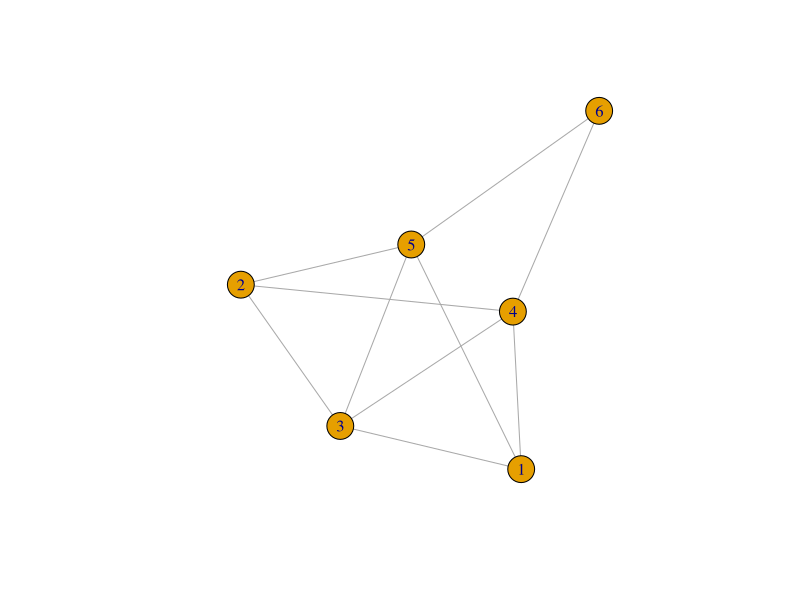
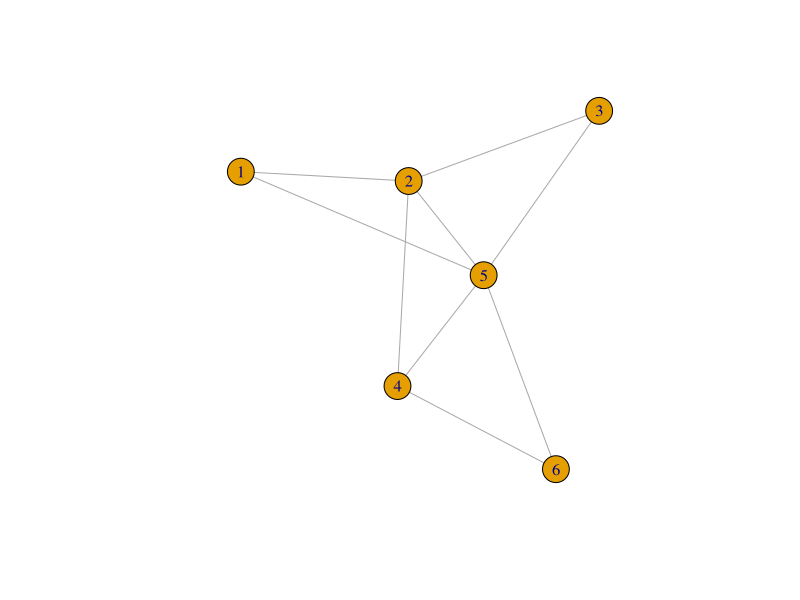
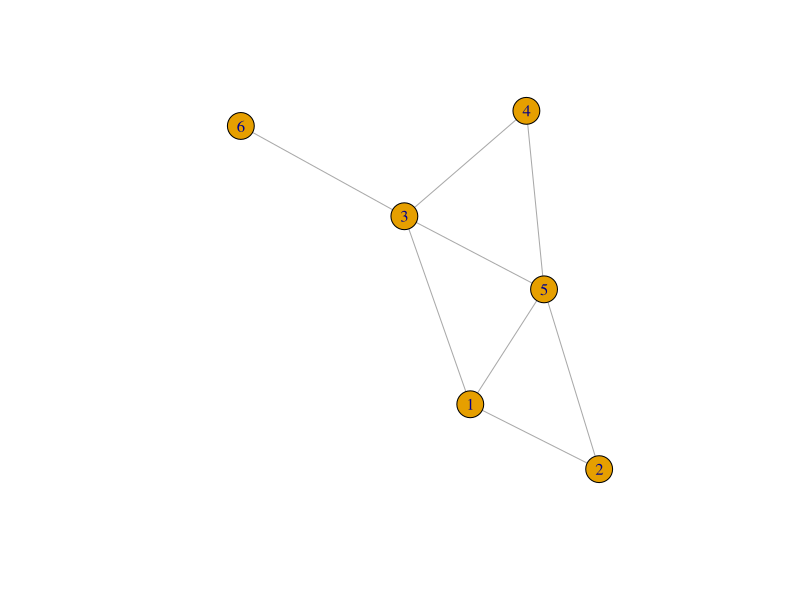
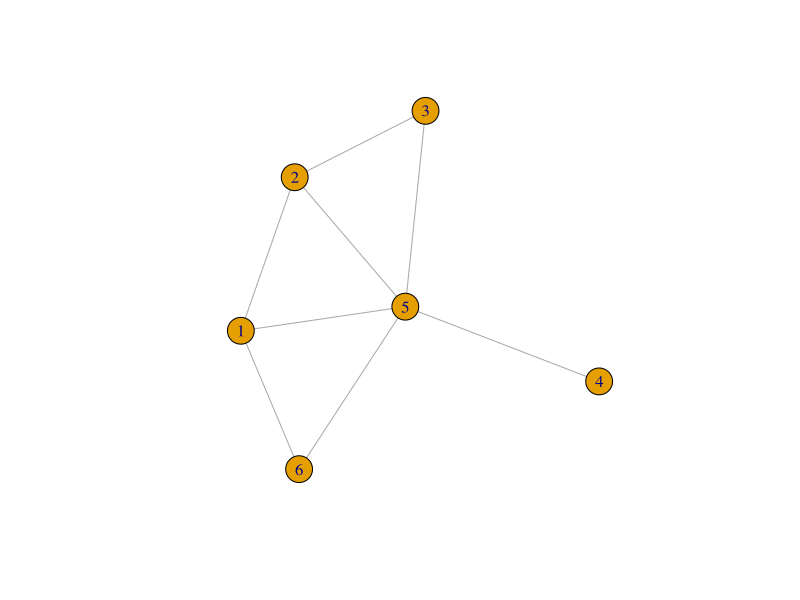
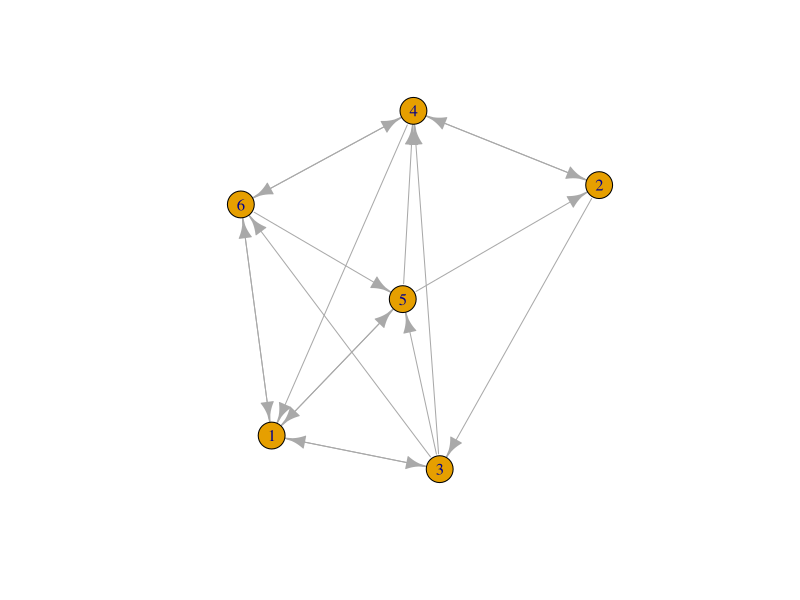
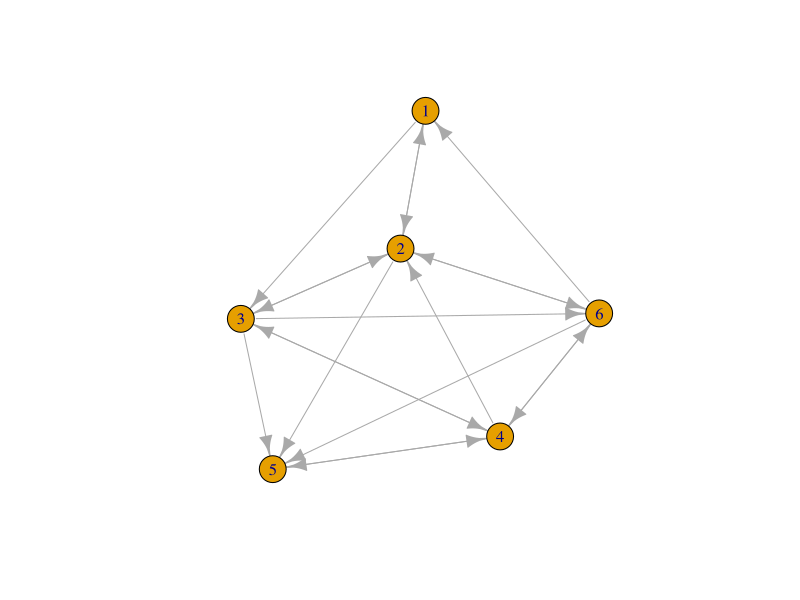
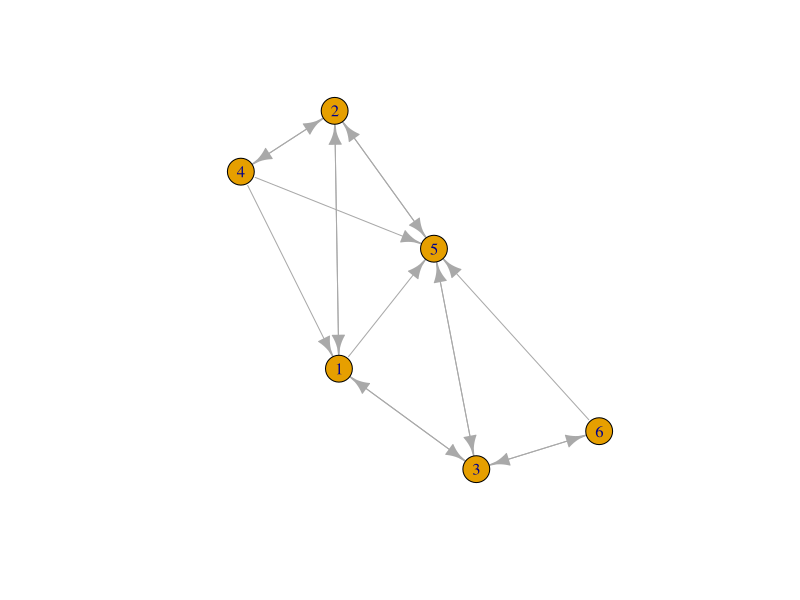
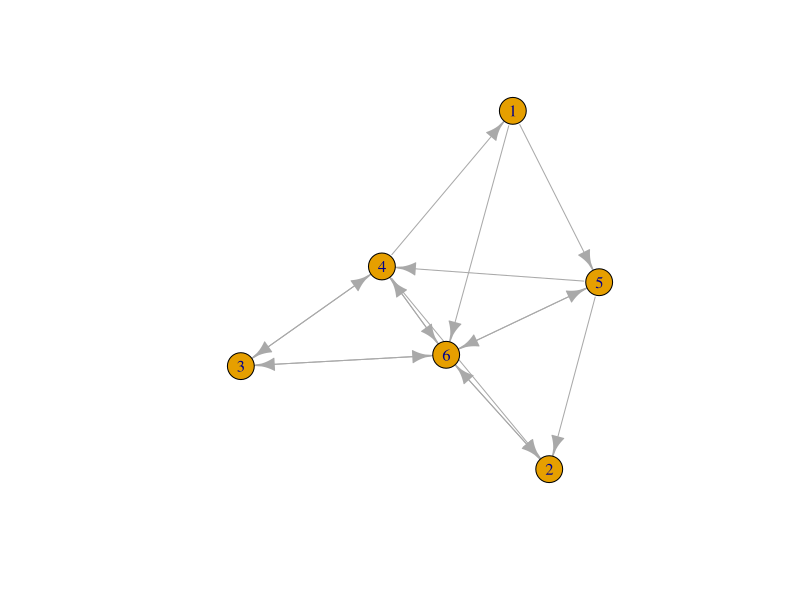

Write R code to recreate these figures, in order.
#!/usr/bin/R


library("igraph")


randomWalk = function(g, start, end, length) {
    T = probabilityTransitionMatrix(g)
    
    p = rep(0, nrow(T))
    p[start] = 1
    for (a in 1:length) {
        p = T %*% p
    }
    return(p[end])
}

stationaryDistribution = function(g) {
    d = degree(g)
    return(d/sum(d))
}


probabilityTransitionMatrix = function(g) {
    A = t(as.matrix(get.adjacency(g)))
    T = A %*% diag(1/colSums(A))
    return(T)
}

smoothProbabilityTransitionMatrix = function(g, lambda) {
    T = probabilityTransitionMatrix(g)
    n = nrow(T)
    B = matrix(1/n, n, n)
    return(lambda*T + (1-lambda)*B)
}

graphVolume = function(g) {
    return(sum(degree(g)))
}

verifyStationary = function(g) {
    T = probabilityTransitionMatrix(g)
    e = eigen(T)
    pos = abs(Re(e$values) - 1) < 1e-5
    p = Re(e$vectors[,pos])
    p = p/sum(p)
    n = runif(length(p))
    n = n/sum(n)
    x = sample(c(0,1), 1)
    if (x == 0) {
        return(list(g = g, p = n, a = 0))
    }
    return(list(g = g, p = p, a = 1))
}

ergodicGraph = function(g) {
    return(!is.infinite(sum(distances(g, mode = "out"))))
}


vertices = 6



g = erdos.renyi.game(n = vertices, p = 0.5)
while (!ergodicGraph(g)) {
    g = erdos.renyi.game(n = vertices, p = 0.5)
}

x = sample(vertices, 2, replace = FALSE)
start = x[1]
finish = x[2]
plot(g)
cat("When taking a random walk of length 1 from vertex ", start, " in the shown graph, what is the probability of arriving at vertex ", finish, "?\n", sep = "")
invisible(readline(prompt="Press [enter] to reveal the answers."))
print(randomWalk(g, start, finish, 1))

invisible(readline(prompt="Press [enter] to continue."))


## undirected

g = erdos.renyi.game(n = vertices, p = 0.5)
while (!ergodicGraph(g)) {
    g = erdos.renyi.game(n = vertices, p = 0.5)
}

plot(g)
cat("Compute the stationary distribution of the shown graph.\n", sep = "")
invisible(readline(prompt="Press [enter] to reveal the answers."))
print(stationaryDistribution(g))
invisible(readline(prompt="Press [enter] to continue."))


g = erdos.renyi.game(n = vertices, p = 0.5)
while (!ergodicGraph(g)) {
    g = erdos.renyi.game(n = vertices, p = 0.5)
}

plot(g)
cat("Compute the probability transition matrix of the shown graph.\n", sep = "")
invisible(readline(prompt="Press [enter] to reveal the answers."))
print(probabilityTransitionMatrix(g))
invisible(readline(prompt="Press [enter] to continue."))

g = erdos.renyi.game(n = vertices, p = 0.5)
while (!ergodicGraph(g)) {
    g = erdos.renyi.game(n = vertices, p = 0.5)
}

plot(g)
cat("Compute the volume of the shown graph.\n", sep = "")
invisible(readline(prompt="Press [enter] to reveal the answers."))
print(graphVolume(g))
invisible(readline(prompt="Press [enter] to continue."))




## directed

g = erdos.renyi.game(n = vertices, p = 0.5, directed = TRUE)
while (!ergodicGraph(g)) {
    g = erdos.renyi.game(n = vertices, p = 0.5, directed = TRUE)
}

x = sample(vertices, 2, replace = FALSE)
start = x[1]
finish = x[2]
plot(g)
cat("When taking a random walk of length 1 from vertex ", start, " in the shown graph, what is the probability of arriving at vertex ", finish, "?\n", sep = "")
invisible(readline(prompt="Press [enter] to reveal the answers."))
print(randomWalk(g, start, finish, 1))
invisible(readline(prompt="Press [enter] to continue."))



g = erdos.renyi.game(n = vertices, p = 0.5, directed = TRUE)
while (!ergodicGraph(g)) {
    g = erdos.renyi.game(n = vertices, p = 0.5, directed = TRUE)
}

plot(g)
cat("Compute the probability transition matrix of the shown graph.\n", sep = "")
invisible(readline(prompt="Press [enter] to reveal the answers."))
print(probabilityTransitionMatrix(g))
invisible(readline(prompt="Press [enter] to continue."))


g = erdos.renyi.game(n = vertices, p = 0.5, directed = TRUE)
while (!ergodicGraph(g)) {
    g = erdos.renyi.game(n = vertices, p = 0.5, directed = TRUE)
}

plot(g)
z =verifyStationary(g)
cat("Is the following vector the stationary distribution for the shown graph?\n", sep = "")
print(z$p)
invisible(readline(prompt="Press [enter] to reveal the answers."))
if (z$a == 0) print("No")
if (z$a == 1) print("Yes")
invisible(readline(prompt="Press [enter] to continue."))


g = erdos.renyi.game(n = vertices, p = 0.5, directed = TRUE)
plot(g)
cat("Is the shown graph ergodic?\n", sep = "")
invisible(readline(prompt="Press [enter] to reveal the answers."))
print(ergodicGraph(g))
invisible(readline(prompt="Press [enter] to continue."))

g = erdos.renyi.game(n = vertices, p = 0.5, directed = TRUE)
while (!ergodicGraph(g)) {
    g = erdos.renyi.game(n = vertices, p = 0.5, directed = TRUE)
}

lambda = sample(0:10, 1)/10
plot(g)
cat("Compute the smoothed probability transition matrix, using lambda = ", lambda, ".\n", sep = "")
invisible(readline(prompt="Press [enter] to reveal the answers."))
print(smoothProbabilityTransitionMatrix(g, lambda))

